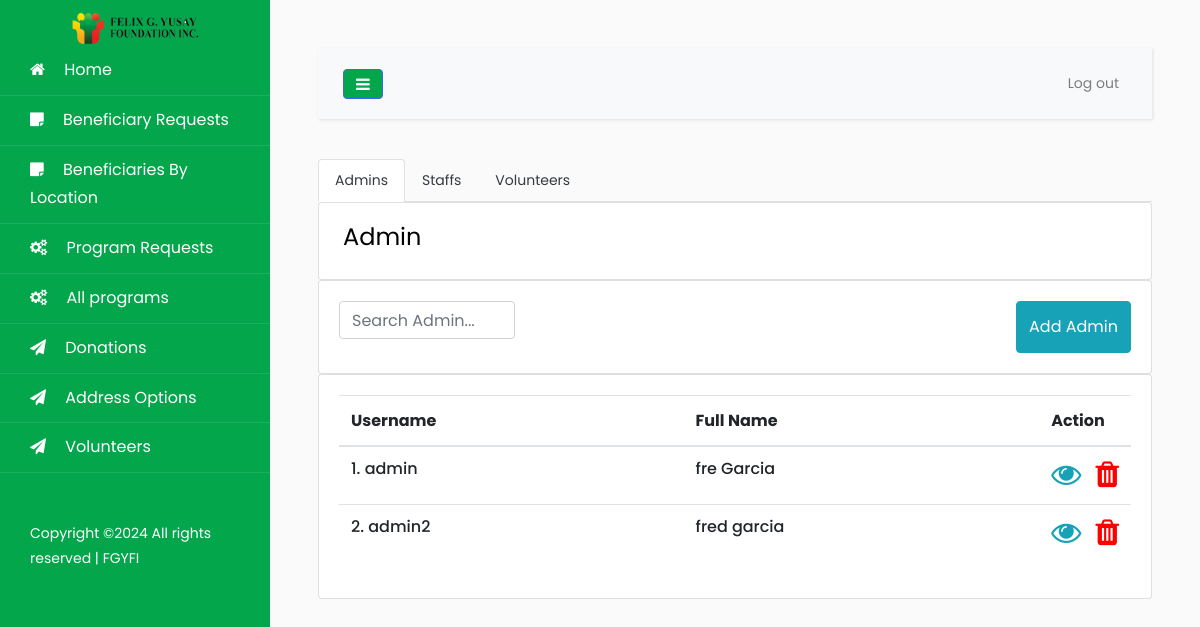
The page /pages/accounts.php (signed in) on the database as committed earlier.
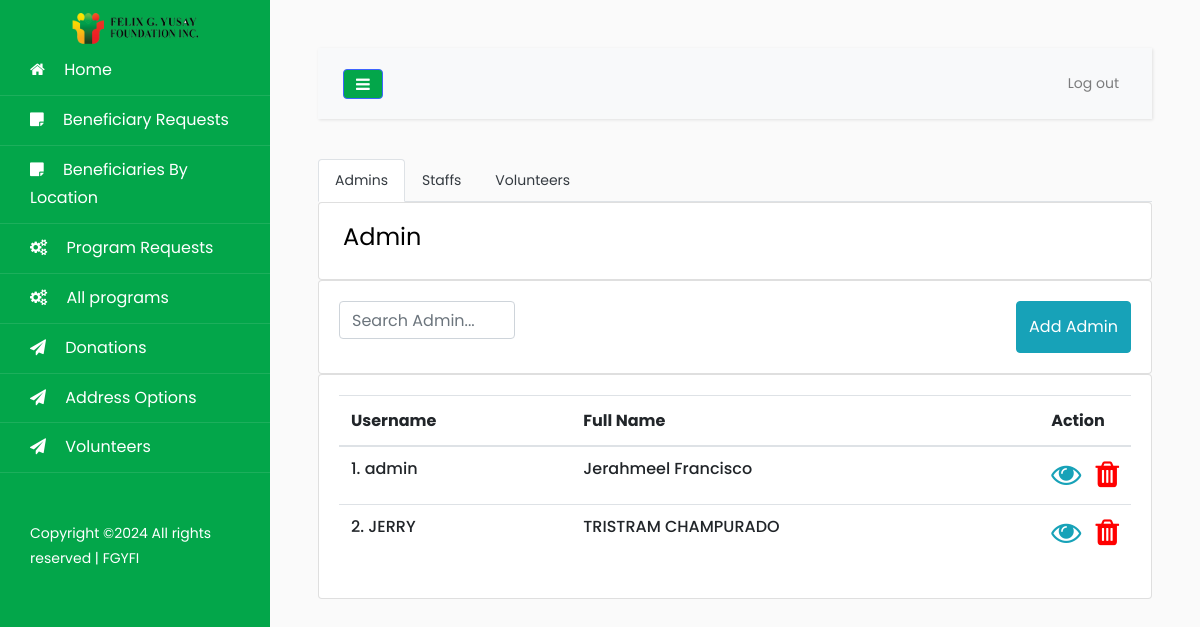
The same page on the database as committed later.
### tables this page shows
CREATE TABLE `account` (
  `Id` tinyint(11) NOT NULL AUTO_INCREMENT,
  `username` varchar(100) NOT NULL DEFAULT '',
  `password` varchar(100) NOT NULL,
  `firstName` varchar(150) DEFAULT NULL,
  `lastName` varchar(150) DEFAULT NULL,
  `status` varchar(255) DEFAULT 'Inactive',
  `role` varchar(20) DEFAULT NULL,
  `dateAdded` date DEFAULT NULL,
  `birthday` date DEFAULT NULL,
  `sex` varchar(255) DEFAULT NULL,
  `age` int(11) DEFAULT NULL,
  `phone` varchar(255) DEFAULT NULL,
  `email` varchar(255) DEFAULT NULL,
  `volunteerId` int(11) DEFAULT NULL,
  PRIMARY KEY (`Id`)
);

### config/Models.php (called while the page is built, shortened)
<?php
include "CRUD.php";
function account() {
	$crud = new CRUD;
	$crud->table = "account";
	return $crud;
}
?>

### config/CRUD.php (called while the page is built)
<?php class CRUD{var $table;var $obj=array();function arrayToQuery($query){$query_array=array();foreach($query as $key=>$key_value){if($key_value=="NOW()"){$query_array[]="$key=$key_value";}else{$query_array[]="$key='".htmlspecialchars($key_value,ENT_QUOTES)."'";}}return implode(', ',$query_array);}function list($query=""){$query=$query?"where ".$query:"";$db=Database::connect();$pdo=$db->prepare("select * from $this->table $query");$pdo->execute();$result=$pdo->fetchAll(PDO::FETCH_OBJ);Database::disconnect();return $result;}function count($query=""){$query=$query?"where ".$query:"";$db=Database::connect();$pdo=$db->prepare("select * from $this->table $query");$pdo->execute();Database::disconnect();return $pdo->rowCount();}function get($args){$db=Database::connect();$pdo=$db->prepare("select * from $this->table where $args");$pdo->execute();$result=$pdo->fetch(PDO::FETCH_OBJ);Database::disconnect();return $result;}function create(){$object=$this->arrayToQuery($this->obj);$db=Database::connect();$pdo=$db->prepare("insert into $this->table set $object");$pdo->execute();Database::disconnect();}function update($args){$object=$this->arrayToQuery($this->obj);$db=Database::connect();$pdo=$db->prepare("update $this->table set $object where $args");$pdo->execute();Database::disconnect();}function delete($args){$db=Database::connect();$pdo=$db->prepare("delete from $this->table where $args");$pdo->execute();Database::disconnect();}} ?>

### pages/accounts.php (the view, shortened to what the changed rows need)
<?php
  $ROOT_DIR="../";
  include $ROOT_DIR . "templates/header.php";
  $role = get_query_string("role", "Admin");
  $account_list = account()->list("role='$role'");
?>
      <div class="widget-content searchable-container list">
        <div class="card card-body">
          <div class="table-responsive">
            <table class="table search-table align-middle text-nowrap">
              <thead class="header-item">
                <th>Username</th>
                <th>Full Name</th>
                <th width="10%">Action</th>
              </thead>
              <tbody>
                <?php
                $count = 0;
                foreach ($account_list as $row):
                  $count += 1;
                   ?>
                <tr class="search-items">
                  <td>
                    <div class="d-flex align-items-center">
                      <div class="ms-3">
                        <div class="user-meta-info">
                          <h6 class="user-name mb-0"
                          data-id="<?=$row->Id;?>"
                          data-username="<?=$row->username;?>"
                           data-firstName="<?=$row->firstName;?>"
                           data-lastName="<?=$row->lastName;?>"
                           data-password="<?=$row->tempPassword;?>"
                           data-status="<?=$row->status;?>"
                          ><?=$count;?>. <?=$row->username;?></h6>
                        </div>
                      </div>
                    </div>
                  </td>
                    <td>
                      <div class="d-flex align-items-center">
                        <div class="ms-3">
                          <div class="user-meta-info">
                            <h6 class="mb-0"><?=$row->firstName;?> <?=$row->lastName;?></h6>
                          </div>
                        </div>
                      </div>
                    </td>
                  <td>
                    <div class="action-btn">
                      <a href="javascript:void(0)" class="text-info edit">
                        <i class="fa fa-eye fs-5" style="font-size:30px;"></i>
                      </a>
                      <a href="process.php?action=account-delete&Id=<?=$row->Id?>" class="text-dark ms-2">
                        <i class="fa fa-trash fs-5"  style="color:red;font-size:30px;margin-left:10px;"></i>
                      </a>
                    </div>
                  </td>
                </tr>
              <?php endforeach; ?>
              </tbody>
            </table>
          </div>
        </div>
      </div>
      <?php include $ROOT_DIR . "templates/footer.php"; ?>

Rows that differ between the two databases and show on the page:
no longer on this page (row edited): account: username "admin2", firstName "fred", lastName "garcia"
changed account "admin": firstName "fre" → "Jerahmeel"; lastName "Garcia" → "Francisco"
added account: username "JERRY", firstName "TRISTRAM", lastName "CHAMPURADO"
